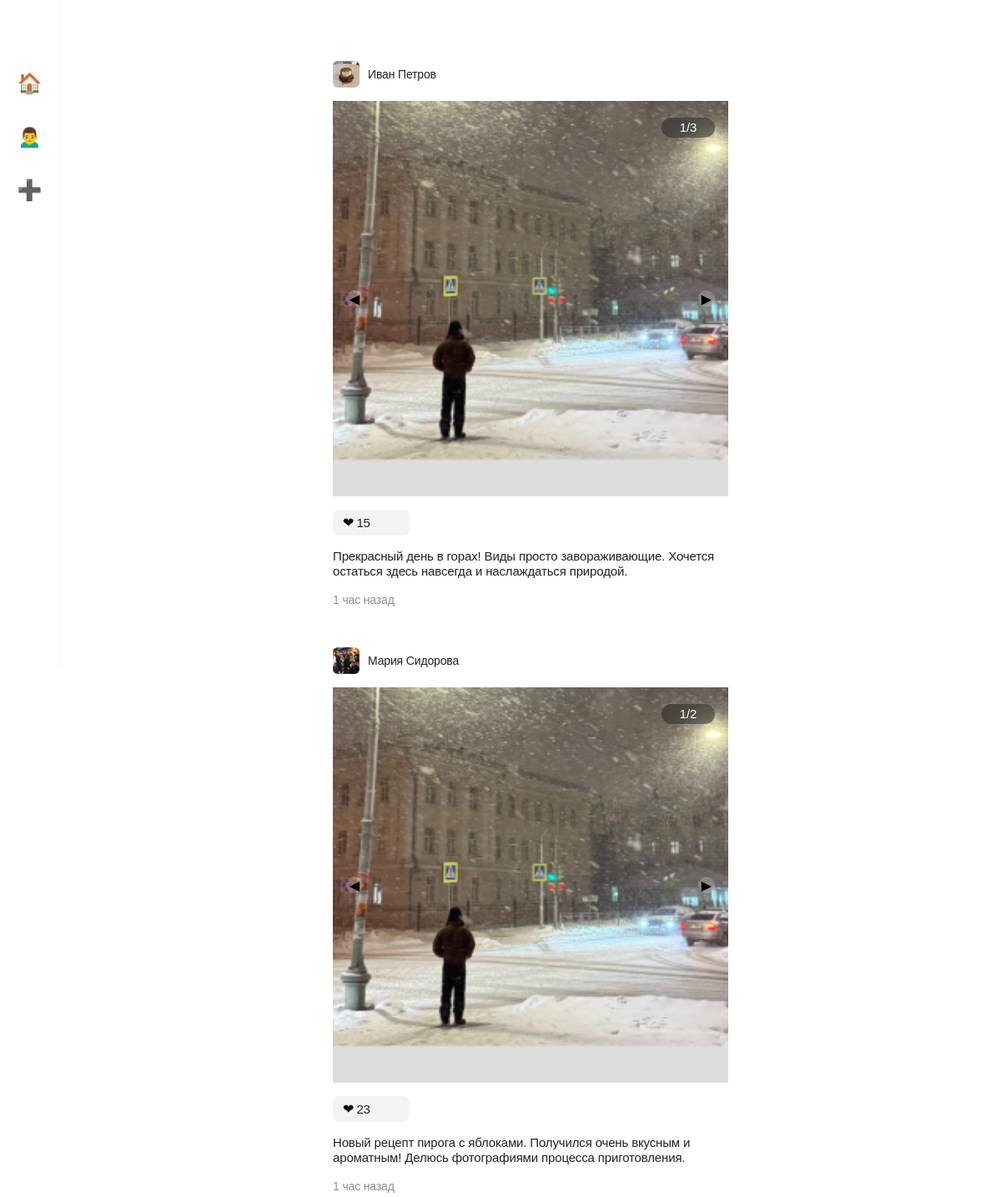
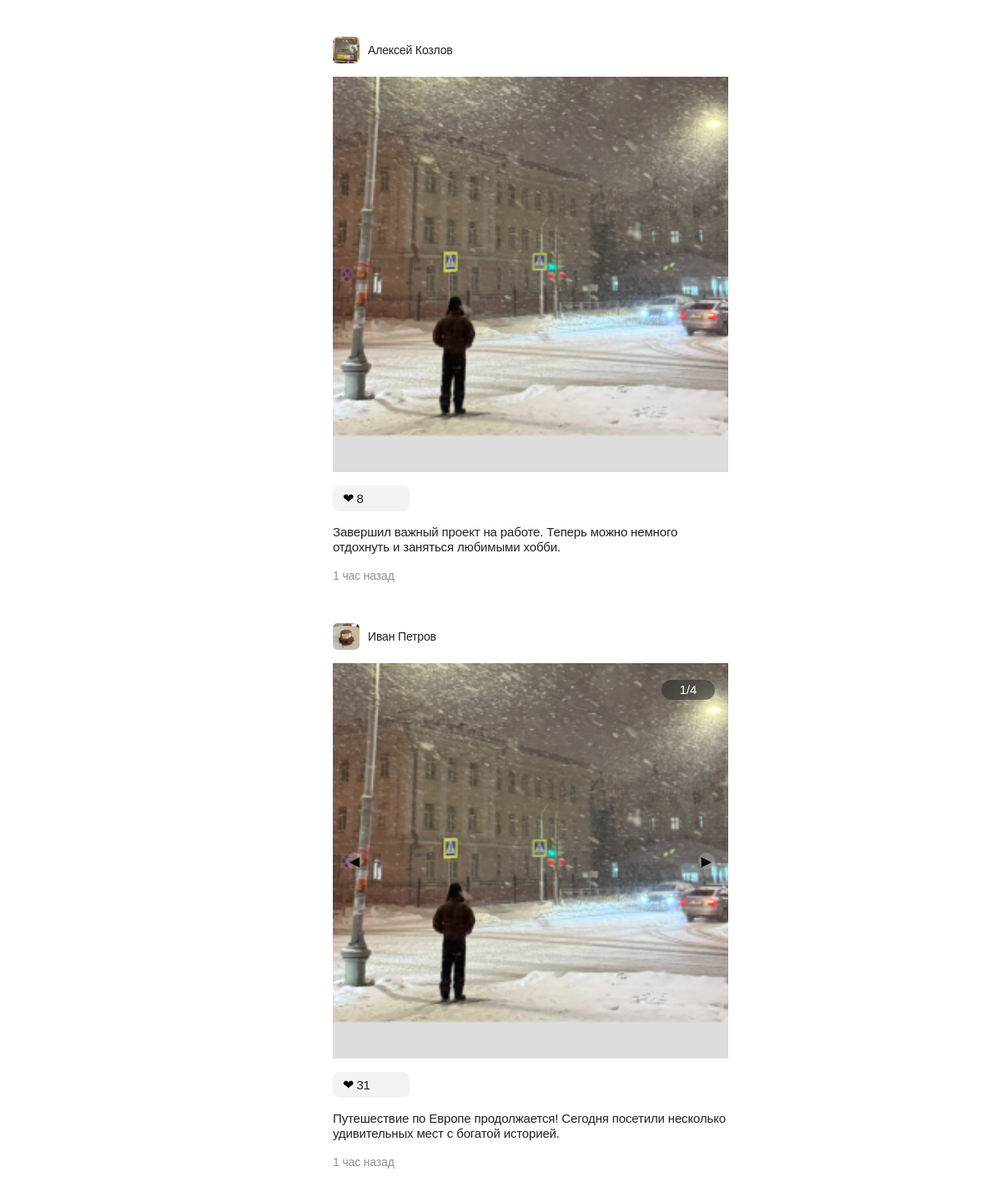
The app's page /home.php with its own data (2 pictures, top to bottom).
### tables this page shows
CREATE TABLE post (
    id INT AUTO_INCREMENT PRIMARY KEY,
    user_id INT NOT NULL,
    text TEXT,
    likes INT DEFAULT 0,
    created_at TIMESTAMP DEFAULT CURRENT_TIMESTAMP,
    FOREIGN KEY (user_id) REFERENCES user(id) ON DELETE CASCADE
);

CREATE TABLE user (
    id INT AUTO_INCREMENT PRIMARY KEY,
    name VARCHAR(255) NOT NULL,
    avatar VARCHAR(255) NOT NULL,
    created_at TIMESTAMP DEFAULT CURRENT_TIMESTAMP
);

### functions.php (called while the page is built, shortened)
<?php
function getTimeAgo($timestamp) {
    $diff = time() - $timestamp;
    if ($diff < 60) {
        return 'только что';
    } elseif ($diff < 3600) {
        $minutes = floor($diff / 60);
        return $minutes . ' ' . getNounPluralForm($minutes, 'минуту', 'минуты', 'минут') . ' назад';
    } elseif ($diff < 86400) {
        $hours = floor($diff / 3600);
        return $hours . ' ' . getNounPluralForm($hours, 'час', 'часа', 'часов') . ' назад';
    } else {
        $days = floor($diff / 86400);
        return $days . ' ' . getNounPluralForm($days, 'день', 'дня', 'дней') . ' назад';
    }
}
function getNounPluralForm($number, $one, $two, $many) {
    $number = (int)$number;
    $mod10 = $number % 10;
    $mod100 = $number % 100;
    if ($mod100 >= 11 && $mod100 <= 19) {
        return $many;
    } elseif ($mod10 === 1) {
        return $one;
    } elseif ($mod10 >= 2 && $mod10 <= 4) {
        return $two;
    } else {
        return $many;
    }
}

### post_template.php (the view, shortened to what this page needs)
<div class="feed__post post" data-post-id="<?= $post['id'] ?>">
    <div class="post__header">
        <div class="post__user-info user-info">
            <img class="user-info__avatar" src="<?= htmlspecialchars($post['user_avatar']) ?>">
            <div class="user-info__username"><?= htmlspecialchars($post['user_name']) ?></div>
        </div>
    </div>
    <div class="post__photo-container photo-container">
        <div class="photo-container__slider">
            <?php foreach ($post['images'] as $index => $image): ?>
                <img class="photo-container__image <?= $index === 0 ? 'active' : '' ?>"
                     src="<?= htmlspecialchars($image) ?>"
                     data-index="<?= $index ?>">
            <?php endforeach; ?>
        </div>
        <?php if ($post['images_count'] > 1): ?>
            <div class="photo-container__slider-buttons">
                <div class="slider-button slider-prev">
                    ◀
                </div>
                <div class="slider-button slider-next">
                    ▶
                </div>
            </div>
            <div class="photo-container__indicator">1/<?= $post['images_count'] ?></div>
        <?php endif; ?>
    </div>
    <div class="post__reaction reaction">
        <span>❤</span>
        <span class="reaction__count"><?= $post['likes'] ?></span>
    </div>
    <?php if (!empty($post['text'])): ?>
        <div class="post__text-container">
            <div class="post__text post__text--collapsed" id="text-<?= $post['id'] ?>">
                <?= htmlspecialchars($post['text']) ?>
            </div>
        </div>
    <?php endif; ?>
    <div class="post__time"><?= getTimeAgo($post['created_at']) ?></div>
</div>

### home.php (shortened to what this page needs)
<?php
require_once 'functions.php';
try {
    $database = new Database();
    $db = $database->connect();
    $query = "SELECT p.*, u.name as user_name, u.avatar as user_avatar
              FROM post p
              JOIN user u ON p.user_id = u.id";
    $filterUserId = $_GET['user_id'] ?? null;
    if ($filterUserId && is_numeric($filterUserId)) {
        $filterUserId = (int)$filterUserId;
        $query .= " WHERE p.user_id = :user_id";
        $stmt = $db->prepare($query);
        $stmt->bindParam(':user_id', $filterUserId, PDO::PARAM_INT);
    } else {
        $stmt = $db->prepare($query);
    }
    $stmt->execute();
    $posts = $stmt->fetchAll(PDO::FETCH_ASSOC);
    $postImages = [];
    if (!empty($posts)) {
        $postIds = array_column($posts, 'id');
        $placeholders = implode(',', array_fill(0, count($postIds), '?'));
        $imagesQuery = "SELECT post_id, image_url, order_index
                       FROM post_image
                       WHERE post_id IN ($placeholders)
                       ORDER BY post_id, order_index";
        $imagesStmt = $db->prepare($imagesQuery);
        $imagesStmt->execute($postIds);
        $imagesData = $imagesStmt->fetchAll(PDO::FETCH_ASSOC);
        foreach ($imagesData as $image) {
            $postImages[$image['post_id']][] = $image;
        }
    }
    $filteredPosts = [];
    foreach ($posts as $post) {
        $images = isset($postImages[$post['id']]) ? $postImages[$post['id']] : [];
        $imageUrls = array_column($images, 'image_url');
        $filteredPosts[] = [
            'id' => $post['id'],
            'user_id' => $post['user_id'],
            'user_name' => $post['user_name'],
            'user_avatar' => $post['user_avatar'],
            'images' => $imageUrls,
            'text' => $post['text'] ?? '',
            'likes' => $post['likes'],
            'created_at' => strtotime($post['created_at']),
            'images_count' => count($imageUrls)
        ];
    }
} catch(PDOException $e) {
    die("Database error: " . $e->getMessage());
} catch(Exception $e) {
    die('Error: ' . $e->getMessage());
}
?>
<!DOCTYPE html>
<html lang="ru">
<head>
    <link rel="stylesheet" href="home.css">
</head>
<body class="page">
    <div class="page__sidebar sidebar">
        <div class="sidebar__menu-item sidebar__menu-item--home sidebar__menu-item--active">
            🏠
        </div>
        <div class="sidebar__menu-item">
            🙍‍♂️
        </div>
        <div class="sidebar__menu-item">
            ➕
        </div>
    </div>
    <div class="page__content">
        <div class="feed">
            <?php foreach ($filteredPosts as $post): ?>
                <?php include 'post_template.php'; ?>
            <?php endforeach; ?>
        </div>
    </div>
</body>
</html>

### home.css (style rules this page uses)
.page { margin: 0; padding: 0; font-family: 'Golos UI', sans-serif; background: #FFFFFF; min-height: 100vh; }
.page__sidebar { box-sizing: border-box; position: fixed; width: 72px; height: 100vh; background: #FFFFFF; border-right: 1px solid rgba(34, 34, 34, 0.05); display: flex; flex-direction: column; align-items: center; padding-top: 40px; }
.sidebar__menu-item { display: flex; justify-content: center; align-items: center; width: 40px; height: 40px; margin-bottom: 24px; border-radius: 10px; font-size: 24px; cursor: pointer; }
.sidebar__menu-item--home { margin-top: 40px; }
.page__content { margin-left: 72px; padding: 73px 0; display: flex; flex-direction: column; align-items: center; }
.feed { width: 100%; max-width: 474px; display: flex; flex-direction: column; align-items: center; }
.feed__post { width: 100%; margin-bottom: 40px; }
.post__header { display: flex; justify-content: space-between; align-items: center; margin-bottom: 16px; }
.post__user-info { display: flex; align-items: center; gap: 10px; }
.user-info__avatar { width: 32px; height: 32px; background: #FFFFFF; border-radius: 6px; background-image: url('avatar.jpg'); background-size: cover; }
.user-info__username { font-weight: 500; font-size: 14px; line-height: 18px; letter-spacing: -0.15px; color: #222222; }
.post__photo-container { position: relative; width: 100%; aspect-ratio: 1/1; background: #ddd; margin-bottom: 16px; overflow: hidden; }
.photo-container__image { width: 128%; height: auto; position: relative; left: -12%; top: -37%; }
.photo-container__slider-buttons { position: absolute; width: 100%; top: 50%; display: flex; justify-content: space-between; padding: 0 16px; box-sizing: border-box; transform: translateY(-50%); }
.slider-button { width: 20px; height: 20px; background: rgba(255, 255, 255, 0.2); border-radius: 999px; display: flex; justify-content: center; align-items: center; }
.photo-container__indicator { display: flex; justify-content: center; align-items: center; padding: 0 10px; position: absolute; width: 44px; height: 24px; right: 16px; top: 20px; background: rgba(34, 34, 34, 0.5); backdrop-filter: blur(6px); border-radius: 20px; color: #FFFFFF; font-size: 15px; line-height: 18px; letter-spacing: -0.15px; }
.post__text { font-weight: 400; font-size: 15px; line-height: 18px; letter-spacing: -0.15px; color: #222222; margin-bottom: 16px; }
.post__reaction { display: flex; align-items: center; padding: 6px 12px; gap: 3px; width: 68px; background: rgba(34, 34, 34, 0.05); border-radius: 8px; margin-bottom: 16px; }
.reaction__count { font-size: 15px; line-height: 18px; letter-spacing: -0.15px; color: #222222; }
.post__time { font-size: 14px; line-height: 18px; letter-spacing: -0.15px; color: rgba(34, 34, 34, 0.5); margin-bottom: 8px; }
.photo-container { position: relative; width: 100%; aspect-ratio: 1/1; background: #ddd; margin-bottom: 16px; overflow: hidden; }
.photo-container__slider { position: relative; width: 100%; height: 100%; }
.photo-container__image { width: 128%; height: auto; position: absolute; left: -12%; top: -37%; opacity: 0; transition: opacity 0.3s ease; }
.photo-container__image.active { opacity: 1; }
.slider-button { width: 20px; height: 20px; background: rgba(255, 255, 255, 0.2); border-radius: 999px; display: flex; justify-content: center; align-items: center; cursor: pointer; }
.post__text-container { position: relative; margin-bottom: 16px; }
.post__text { font-weight: 400; font-size: 15px; line-height: 18px; letter-spacing: -0.15px; color: #222222; margin-bottom: 0; overflow: hidden; transition: all 0.3s ease; }

### records on screen
post: user.avatar (picture), user.name "Иван Петров", likes "15", text "Прекрасный день в горах! Виды просто завораживающие. Хочется остаться здесь навсегда и наслаждаться природой.", created_at "1 час назад"
post: user.avatar (picture), user.name "Мария Сидорова", likes "23", text "Новый рецепт пирога с яблоками. Получился очень вкусным и ароматным! Делюсь фотографиями процесса приготовления.", created_at "1 час назад"
post: user.avatar (picture), user.name "Алексей Козлов", likes "8", text "Завершил важный проект на работе. Теперь можно немного отдохнуть и заняться любимыми хобби.", created_at "1 час назад"
post: user.avatar (picture), user.name "Иван Петров", likes "31", text "Путешествие по Европе продолжается! Сегодня посетили несколько удивительных мест с богатой историей.", created_at "1 час назад"
